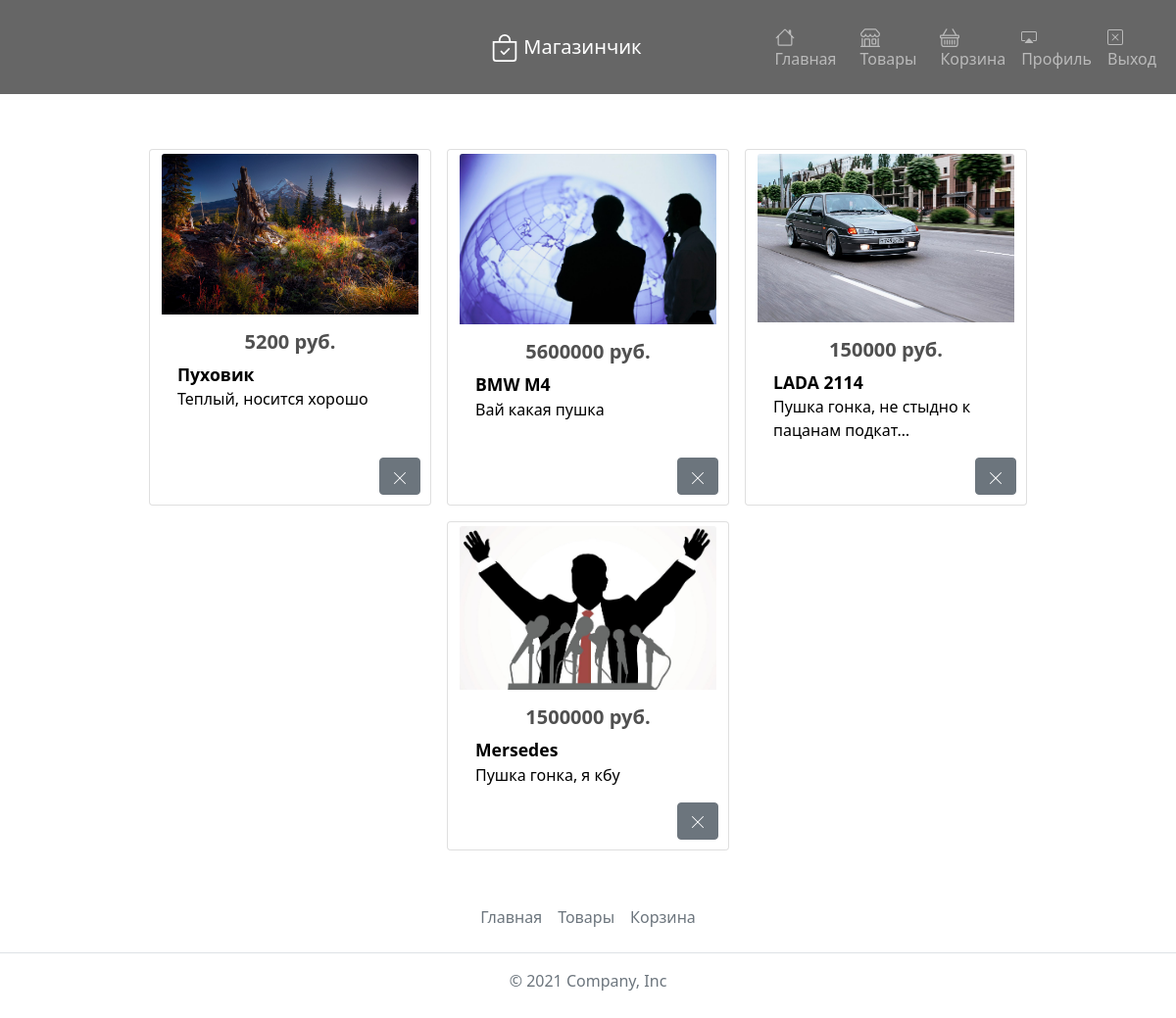
The page /cart/ (signed in) on the database its author committed.
### main/models.py (models this page shows, shortened)
class ProductsModel(models.Model):
    name = models.CharField(max_length=255, verbose_name="Наименование товара")
    description = models.TextField(blank=True, verbose_name="Описание товара")
    photo = models.ImageField(upload_to="photo/%Y/%m/%d", blank=True, verbose_name="Путь до фото товара")
    price = models.IntegerField(verbose_name="Цена товара")
    category = models.ForeignKey(to="CategoryProductModel", on_delete=models.PROTECT, verbose_name="Категория товара")
    def get_absolute_url(self):
        return reverse('product', kwargs={'category_slug': CategoryProductModel.objects.get(name=self.category).slug,
                                          'product_id': self.pk})
    class Meta:
        verbose_name = 'Продукт'
        verbose_name_plural = 'Продукты'

### main/views.py (the view)
# urls.py: path('cart/', CartView.as_view(), name='cart'),
class CartView(mixins.LoginRequiredMixin, ListView):
    model = CartModel
    template_name = 'main/cart.html'
    context_object_name = 'products'
    login_url = reverse_lazy('sign_in')
    def get_context_data(self, *, object_list=None, **kwargs):
        context = super().get_context_data(**kwargs)
        context['title'] = 'Корзина'
        return context
    def get_queryset(self):
        return get_products_from_user_pk(self.request.user.pk)
    def get(self, request, *args, **kwargs):
        if request.GET and 'user' in request.GET and 'product' in request.GET:
            del_product_to_cart(request.GET['user'], request.GET['product'])
        return super().get(request, *args, **kwargs)

### main/models.py (called while the page is built)
    def __str__(self):
        return self.name

### main/services/products.py (called while the page is built)
def get_products_from_user_pk(user_pk):
    products = [i.product_id for i in CartModel.objects.filter(user_id=user_pk)]
    return ProductsModel.objects.filter(pk__in=products)

### main/templates/main/cart.html (shortened to what this page needs)
{% extends 'main/base.html' %}
{% block content %}
<div class="container mt-5">
    <div class="row justify-content-center">
        {% for el in products %}
        <div class="card col-lg-4 col-md-6 col-sm-12 m-2 justify-content-between" style="width: 18rem;">
            <a href="{{ el.get_absolute_url }}">
                {% if el.photo %}
                <img src="{{ el.photo.url }}" class="card-img-top mt-1" alt="Товар">
                {% else %}
                <img src="#" class="card-img-top mt-1" alt="Товар">
                {% endif %}
            </a>
            <div class="card-body mb-5" style="max-height: 170px;">
                <a href="{{ el.get_absolute_url }}" style="color: rgb(80, 80, 80); text-decoration: none;">
                    <h5 class="card-title text-center" style="font-weight: bold;">{{ el.price }} руб.</h5>
                </a>
                <a href="{{ el.get_absolute_url }}" style="color: black; text-decoration: none;">
                    <span style="font-size: 1.1em; font-weight: 700;">{{ el.name }}</span>
                    <p class="card-text">{{ el.description|truncatechars:40 }}</p>
                </a>
            </div>
            <a href="?user={{ request.user.pk }}&product={{ el.pk }}" class="btn btn-secondary position-absolute" style="bottom: 10px; right: 10px;">
            </a>
        </div>
        {% endfor %}
    </div>
</div>
{% endblock %}

### rows shown on the page
ProductsModel: photo (picture), price "5200", name "Пуховик", description "Теплый, носится хорошо"
ProductsModel: photo (picture), price "5600000", name "BMW M4", description "Вай какая пушка"
ProductsModel: photo (picture), price "150000", name "LADA 2114", description "Пушка гонка, не стыдно к пацанам подкат…"
ProductsModel: photo (picture), price "1500000", name "Mersedes", description "Пушка гонка, я кбу"
